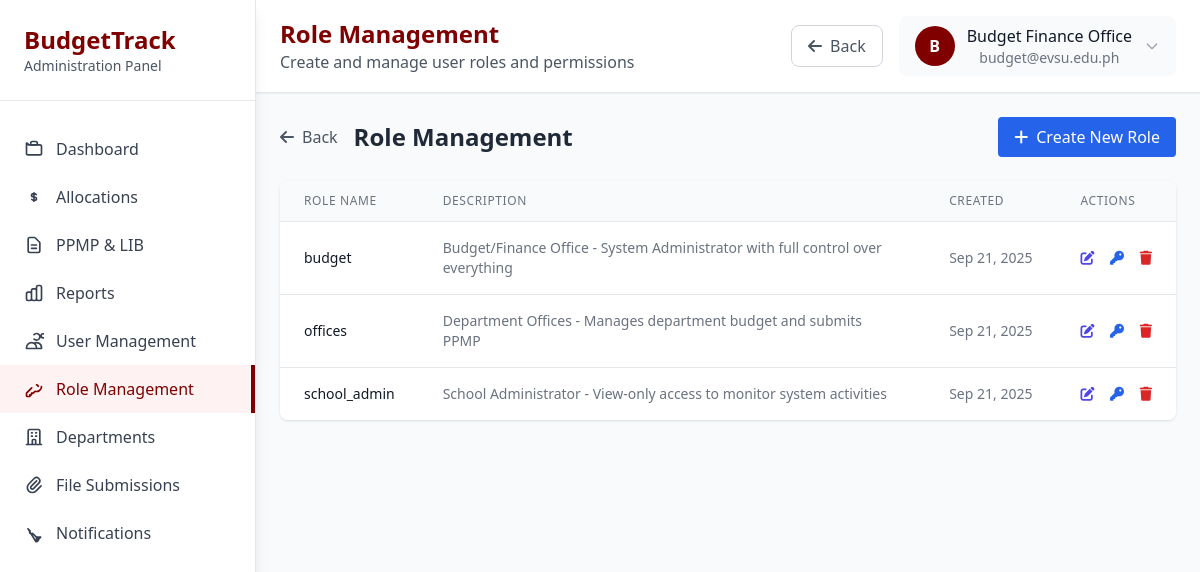
The app's page /pages/role_management.php (signed in) with its own data.
### tables this page shows
CREATE TABLE `roles` (
  `id` int(11) NOT NULL,
  `role_name` varchar(50) NOT NULL,
  `role_description` text DEFAULT NULL,
  `created_at` timestamp NOT NULL DEFAULT current_timestamp(),
  `updated_at` timestamp NOT NULL DEFAULT current_timestamp() ON UPDATE current_timestamp()
);

### config/database.php (called while the page is built, shortened)
<?php
class Database {
    private $host = 'localhost';
    private $db_name = 'budgettrack_db';
    private $username = 'root';
    private $password = '';
    public function getConnection() {
        $this->conn = null;
        try {
            $this->conn = new PDO(
                "mysql:host=" . $this->host . ";dbname=" . $this->db_name . ";charset=utf8",
                $this->username,
                $this->password,
                array(
                    PDO::ATTR_ERRMODE => PDO::ERRMODE_EXCEPTION,
                    PDO::ATTR_DEFAULT_FETCH_MODE => PDO::FETCH_ASSOC,
                    PDO::ATTR_EMULATE_PREPARES => false
                )
            );
        } catch(PDOException $exception) {
            echo "Connection error: " . $exception->getMessage();
        }
        return $this->conn;
    }
}
function getDB() {
    static $db = null;
    if ($db === null) {
        $database = new Database();
        $db = $database->getConnection();
    }
    return $db;
}
?>

### classes/Role.php (called while the page is built, shortened)
<?php
require_once __DIR__ . '/../config/database.php';
class Role {
    private $conn;
    private $table_name = "roles";
    public function __construct() {
        $this->conn = getDB();
    }
    public function getAllRoles() {
        $query = "SELECT * FROM " . $this->table_name . " ORDER BY role_name";
        $stmt = $this->conn->prepare($query);
        $stmt->execute();
        return $stmt->fetchAll(PDO::FETCH_ASSOC);
    }
}
?>

### pages/role_management.php (the view, shortened to what this page needs)
<?php
require_once __DIR__ . '/../classes/Role.php';
require_once __DIR__ . '/../config/database.php';
$role = new Role();
$roles = $role->getAllRoles();
?>
<!DOCTYPE html>
<html lang="en">
<head>
    <script src="https://cdn.tailwindcss.com"></script>
    <link rel="stylesheet" href="https://cdnjs.cloudflare.com/ajax/libs/font-awesome/6.0.0/css/all.min.css">
</head>
<body class="bg-gray-50 font-inter">
    <div class="flex min-h-screen">
        <div class="w-64 bg-white shadow-lg border-r border-gray-200 relative">
            <div class="p-6 border-b border-gray-200">
                <h2 class="text-2xl font-bold text-maroon">BudgetTrack</h2>
                <p class="text-sm text-gray-600">Administration Panel</p>
            </div>
            <nav class="mt-6">
                <a href="admin_dashboard.php" class="flex items-center px-6 py-3 text-gray-700 hover:bg-gray-50 hover:text-maroon">
                    Dashboard
                </a>
                <a href="allocations.php" class="flex items-center px-6 py-3 text-gray-700 hover:bg-gray-50 hover:text-maroon">
                    <svg class="w-5 h-5 mr-3" fill="none" stroke="currentColor" viewBox="0 0 24 24">
                        <path stroke-linecap="round" stroke-linejoin="round" stroke-width="2" d="M12 8c-1.657 0-3 .895-3 2s1.343 2 3 2 3 .895 3 2-1.343 2-3 2m0-8c1.11 0 2.08.402 2.599 1M12 8V7m0 1v8m0 0v1m0-1c-1.11 0-2.08-.402-2.599-1"></path>
                    </svg>
                    Allocations
                </a>
                <a href="ppmp_lib.php" class="flex items-center px-6 py-3 text-gray-700 hover:bg-gray-50 hover:text-maroon">
                    <svg class="w-5 h-5 mr-3" fill="none" stroke="currentColor" viewBox="0 0 24 24">
                        <path stroke-linecap="round" stroke-linejoin="round" stroke-width="2" d="M9 12h6m-6 4h6m2 5H7a2 2 0 01-2-2V5a2 2 0 012-2h5.586a1 1 0 01.707.293l5.414 5.414a1 1 0 01.293.707V19a2 2 0 01-2 2z"></path>
                    </svg>
                    PPMP & LIB
                </a>
                <a href="reports_admin.php" class="flex items-center px-6 py-3 text-gray-700 hover:bg-gray-50 hover:text-maroon">
                    Reports
                </a>
                <a href="user_management.php" class="flex items-center px-6 py-3 text-gray-700 hover:bg-gray-50 hover:text-maroon">
                    <svg class="w-5 h-5 mr-3" fill="none" stroke="currentColor" viewBox="0 0 24 24">
                        <path stroke-linecap="round" stroke-linejoin="round" stroke-width="2" d="M12 4.354a4 4 0 110 5.292M15 21H3v-1a6 6 0 0112 0v1zm0 0h6v-1a6 6 0 00-9-5.197m13.5-9a2.5 2.5 0 11-5 0 2.5 2.5 0 015 0z"></path>
                    </svg>
                    User Management
                </a>
                <a href="role_management.php" class="flex items-center px-6 py-3 text-maroon bg-red-50 border-r-4 border-maroon">
                    <svg class="w-5 h-5 mr-3" fill="none" stroke="currentColor" viewBox="0 0 24 24">
                        <path stroke-linecap="round" stroke-linejoin="round" stroke-width="2" d="M15 7a2 2 0 012 2m4 0a6 6 0 01-7.743 5.743L11 17H9v2H7v2H4a1 1 0 01-1-1v-2.586a1 1 0 01.293-.707l5.964-5.964A6 6 0 1721 9z"></path>
                    </svg>
                    Role Management
                </a>
                <a href="department_management.php" class="flex items-center px-6 py-3 text-gray-700 hover:bg-gray-50 hover:text-maroon">
                    <svg class="w-5 h-5 mr-3" fill="none" stroke="currentColor" viewBox="0 0 24 24">
                        <path stroke-linecap="round" stroke-linejoin="round" stroke-width="2" d="M19 21V5a2 2 0 00-2-2H7a2 2 0 00-2 2v16m14 0h2m-2 0h-5m-9 0H3m2 0h5M9 7h1m-1 4h1m4-4h1m-1 4h1m-5 10v-5a1 1 0 011-1h2a1 1 0 011 1v5m-4 0h4"></path>
                    </svg>
                    Departments
                </a>
                <a href="submissions_admin.php" class="flex items-center px-6 py-3 text-gray-700 hover:bg-gray-50 hover:text-maroon">
                    <svg class="w-5 h-5 mr-3" fill="none" stroke="currentColor" viewBox="0 0 24 24">
                        <path stroke-linecap="round" stroke-linejoin="round" stroke-width="2" d="M15.172 7l-6.586 6.586a2 2 0 102.828 2.828l6.414-6.586a4 4 0 00-5.656-5.656l-6.415 6.585a6 6 0 108.486 8.486L20.5 13"></path>
                    </svg>
                    File Submissions
                </a>
                <a href="notifications_admin.php" class="flex items-center px-6 py-3 text-gray-700 hover:bg-gray-50 hover:text-maroon">
                    <svg class="w-5 h-5 mr-3" fill="none" stroke="currentColor" viewBox="0 0 24 24">
                        <path stroke-linecap="round" stroke-linejoin="round" stroke-width="2" d="M15 17h5l-5 5v-5zM4.828 7l2.586 2.586a2 2 0 102.828 2.828l6.414 6.414a2 2 0 01-2.828 2.828L4.828 7z"></path>
                    </svg>
                    Notifications
                </a>
            </nav>
        </div>
        <div class="flex-1 flex flex-col">
            <div class="bg-white shadow-sm border-b border-gray-200 px-6 py-4">
                <div class="flex justify-between items-center">
                    <div>
                        <h1 class="text-2xl font-bold text-maroon">Role Management</h1>
                        <p class="text-gray-600">Create and manage user roles and permissions</p>
                </div>
                <div class="flex items-center space-x-4">
                        <button onclick="goBack()" class="px-4 py-2 text-gray-600 hover:text-gray-800 border border-gray-300 rounded-lg hover:bg-gray-50">
                            <i class="fas fa-arrow-left mr-2"></i>Back
                        </button>
                        <div class="relative">
                            <button onclick="toggleProfileDropdown()" class="flex items-center space-x-3 bg-gray-50 px-4 py-2 rounded-lg hover:bg-gray-100 transition-colors">
                                <div class="w-10 h-10 bg-maroon rounded-full flex items-center justify-center text-white font-semibold">
                                    <?php echo strtoupper(substr($_SESSION['user_name'], 0, 1)); ?>
                                </div>
                                <div>
                                    <div class="font-medium text-gray-900"><?php echo htmlspecialchars($_SESSION['user_name']); ?></div>
                                    <div class="text-sm text-gray-500"><?php echo htmlspecialchars($_SESSION['user_email']); ?></div>
                                </div>
                                <svg class="w-4 h-4 text-gray-400" fill="none" stroke="currentColor" viewBox="0 0 24 24">
                                    <path stroke-linecap="round" stroke-linejoin="round" stroke-width="2" d="M19 9l-7 7-7-7"></path>
                                </svg>
                            </button>
                        </div>
                </div>
            </div>
        </div>
            <div class="flex-1 p-6">
        <div class="flex justify-between items-center mb-6">
            <div class="flex items-center space-x-4">
                <button onclick="goBack()" class="flex items-center text-gray-600 hover:text-gray-800 transition-colors">
                    <i class="fas fa-arrow-left mr-2"></i>
                    Back
                </button>
                <h2 class="text-2xl font-bold text-gray-800">Role Management</h2>
            </div>
            <button onclick="openCreateModal()" class="bg-blue-600 hover:bg-blue-700 text-white px-4 py-2 rounded flex items-center">
                <i class="fas fa-plus mr-2"></i> Create New Role
            </button>
        </div>
        <div class="bg-white rounded-lg shadow overflow-hidden">
            <table class="min-w-full divide-y divide-gray-200">
                <thead class="bg-gray-50">
                    <tr>
                        <th class="px-6 py-3 text-left text-xs font-medium text-gray-500 uppercase tracking-wider">Role Name</th>
                        <th class="px-6 py-3 text-left text-xs font-medium text-gray-500 uppercase tracking-wider">Description</th>
                        <th class="px-6 py-3 text-left text-xs font-medium text-gray-500 uppercase tracking-wider">Created</th>
                        <th class="px-6 py-3 text-left text-xs font-medium text-gray-500 uppercase tracking-wider">Actions</th>
                    </tr>
                </thead>
                <tbody class="bg-white divide-y divide-gray-200">
                    <?php foreach ($roles as $r): ?>
                    <tr>
                        <td class="px-6 py-4 whitespace-nowrap">
                            <div class="text-sm font-medium text-gray-900">
                                <?php echo htmlspecialchars($r['role_name']); ?>
                            </div>
                        </td>
                        <td class="px-6 py-4">
                            <div class="text-sm text-gray-500">
                                <?php echo htmlspecialchars($r['role_description']); ?>
                            </div>
                        </td>
                        <td class="px-6 py-4 whitespace-nowrap text-sm text-gray-500">
                            <?php echo date('M d, Y', strtotime($r['created_at'])); ?>
                        </td>
                        <td class="px-6 py-4 whitespace-nowrap text-sm font-medium">
                            <button onclick="openEditModal(<?php echo htmlspecialchars(json_encode($r)); ?>)" class="text-indigo-600 hover:text-indigo-900 mr-3">
                                <i class="fas fa-edit"></i>
                            </button>
                            <a href="?edit_permissions=<?php echo $r['id']; ?>" class="text-blue-600 hover:text-blue-900 mr-3">
                                <i class="fas fa-key"></i>
                            </a>
                            <button onclick="deleteRole(<?php echo $r['id']; ?>)" class="text-red-600 hover:text-red-900">
                                <i class="fas fa-trash"></i>
                            </button>
                        </td>
                    </tr>
                    <?php endforeach; ?>
                </tbody>
            </table>
        </div>
    </div>
</body>
</html>

### records on screen
roles: role_name "budget", role_description "Budget/Finance Office - System Administrator with full control over everything", created_at "Sep 21, 2025"
roles: role_name "offices", role_description "Department Offices - Manages department budget and submits PPMP", created_at "Sep 21, 2025"
roles: role_name "school_admin", role_description "School Administrator - View-only access to monitor system activities", created_at "Sep 21, 2025"

### other values on screen
substr($_SESSION['user_name'], 0, 1) "B"
$_SESSION['user_name'] "Budget Finance Office"
$_SESSION['user_email'] "budget@evsu.edu.ph"
